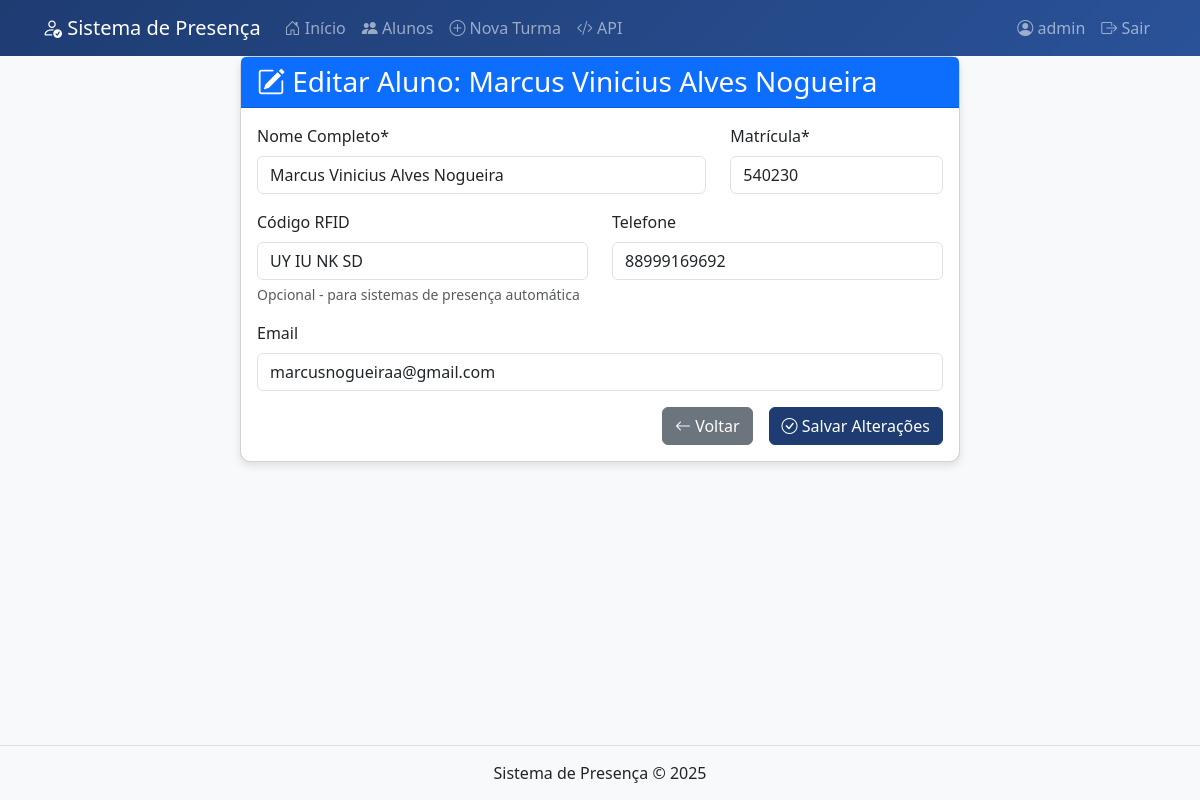
Screenshot of /alunos/2/editar (signed in) with the database file from the repository.
### tables this page shows
CREATE TABLE alunos (
                id INTEGER PRIMARY KEY AUTOINCREMENT,
                nome TEXT NOT NULL,
                matricula TEXT UNIQUE NOT NULL,
                rfid TEXT UNIQUE,
                foto TEXT,
                email TEXT,
                telefone TEXT,
                data_cadastro DATETIME DEFAULT CURRENT_TIMESTAMP);

### app.py (the view, shortened to what this page needs)
@app.route('/alunos/<int:aluno_id>/editar', methods=['GET', 'POST'])
@login_required
def editar_aluno(aluno_id):
    conn = sqlite3.connect(DATABASE)
    conn.row_factory = sqlite3.Row
    c = conn.cursor()
    aluno = c.execute('SELECT * FROM alunos WHERE id = ?', (aluno_id,)).fetchone()
    if not aluno:
        conn.close()
        flash('Aluno não encontrado!', 'danger')
        return redirect(url_for('listar_alunos'))
    conn.close()
    return render_template('alunos/editar.html', aluno=aluno)

### app.py (called while the page is built)
def login_required(f):
    @wraps(f)
    def decorated_function(*args, **kwargs):
        if 'logged_in' not in session:
            flash('Por favor, faça login para acessar esta página.', 'danger')
            return redirect(url_for('login'))
        return f(*args, **kwargs)
    return decorated_function

### templates/alunos/editar.html (shortened to what this page needs)
{% extends "base.html" %}
{% block content %}
<div class="container">
    <div class="row justify-content-center">
        <div class="col-lg-8">
            <div class="card">
                <div class="card-header bg-primary text-white">
                    <h3 class="mb-0">
                        <i class="bi bi-pencil-square"></i> Editar Aluno: {{ aluno['nome'] }}
                    </h3>
                </div>
                <div class="card-body">
                    <form method="POST" action="{{ url_for('editar_aluno', aluno_id=aluno['id']) }}">
                        <div class="row mb-3">
                            <div class="col-md-8">
                                <label for="nome" class="form-label">Nome Completo*</label>
                                <input type="text" class="form-control" id="nome" name="nome"
                                       value="{{ aluno['nome'] }}" required>
                            </div>
                            <div class="col-md-4">
                                <label for="matricula" class="form-label">Matrícula*</label>
                                <input type="text" class="form-control" id="matricula" name="matricula"
                                       value="{{ aluno['matricula'] }}" required>
                            </div>
                        </div>
                        <div class="row mb-3">
                            <div class="col-md-6">
                                <label for="rfid" class="form-label">Código RFID</label>
                                <input type="text" class="form-control" id="rfid" name="rfid"
                                       value="{{ aluno['rfid'] if aluno['rfid'] }}">
                                <div class="form-text">Opcional - para sistemas de presença automática</div>
                            </div>
                            <div class="col-md-6">
                                <label for="telefone" class="form-label">Telefone</label>
                                <input type="tel" class="form-control" id="telefone" name="telefone"
                                       value="{{ aluno['telefone'] if aluno['telefone'] }}">
                            </div>
                        </div>
                        <div class="mb-3">
                            <label for="email" class="form-label">Email</label>
                            <input type="email" class="form-control" id="email" name="email"
                                   value="{{ aluno['email'] if aluno['email'] }}">
                        </div>
                        <div class="d-grid gap-2 d-md-flex justify-content-md-end">
                            <a href="{{ url_for('detalhes_aluno', aluno_id=aluno['id']) }}"
                               class="btn btn-secondary me-md-2">
                                <i class="bi bi-arrow-left"></i> Voltar
                            </a>
                            <button type="submit" class="btn btn-primary">
                                <i class="bi bi-check-circle"></i> Salvar Alterações
                            </button>
                        </div>
                    </form>
                </div>
            </div>
        </div>
    </div>
</div>
{% endblock %}

### templates/base.html (style rules this page uses)
body { background-color: #f8f9fa; padding-bottom: 60px; }
.card { border-radius: 10px; box-shadow: 0 4px 8px rgba(0,0,0,0.1); transition: transform 0.3s; margin-bottom: 20px; }
.btn-primary { background-color: #1e3c72; border-color: #1e3c72; }

### rows the page displays
alunos: nome "Marcus Vinicius Alves Nogueira", matricula "540230", rfid "UY IU NK SD", telefone "88999169692", email "marcusnogueiraa@gmail.com"

### other values shown
{{ session['username'] }} "admin"
{{ now.year if now else '2025' }} "2025"
